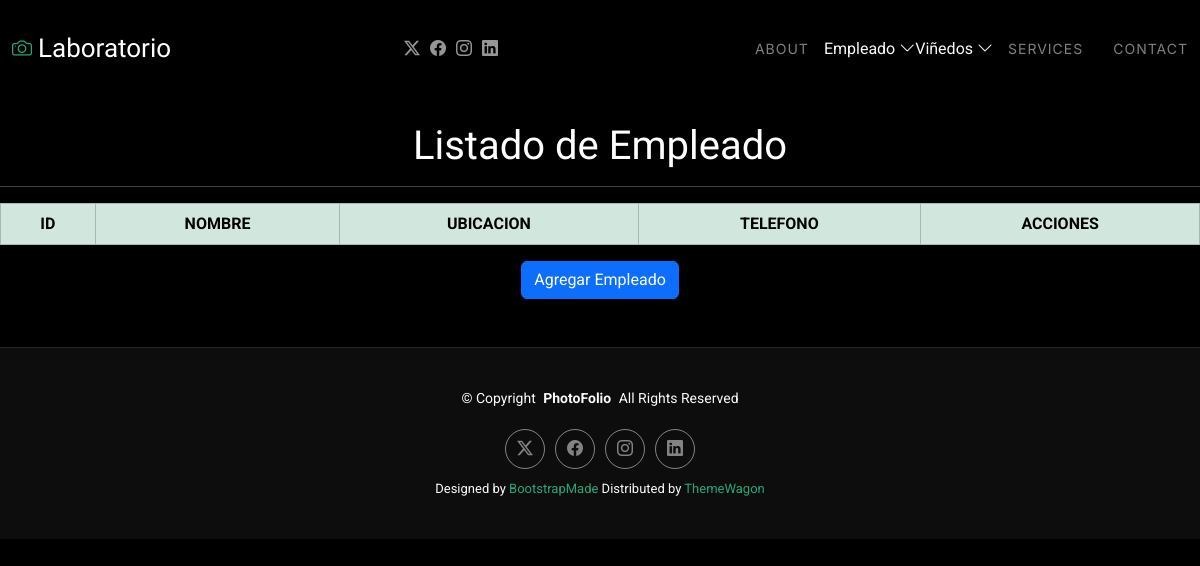
Page /inicioem on the earlier database version.
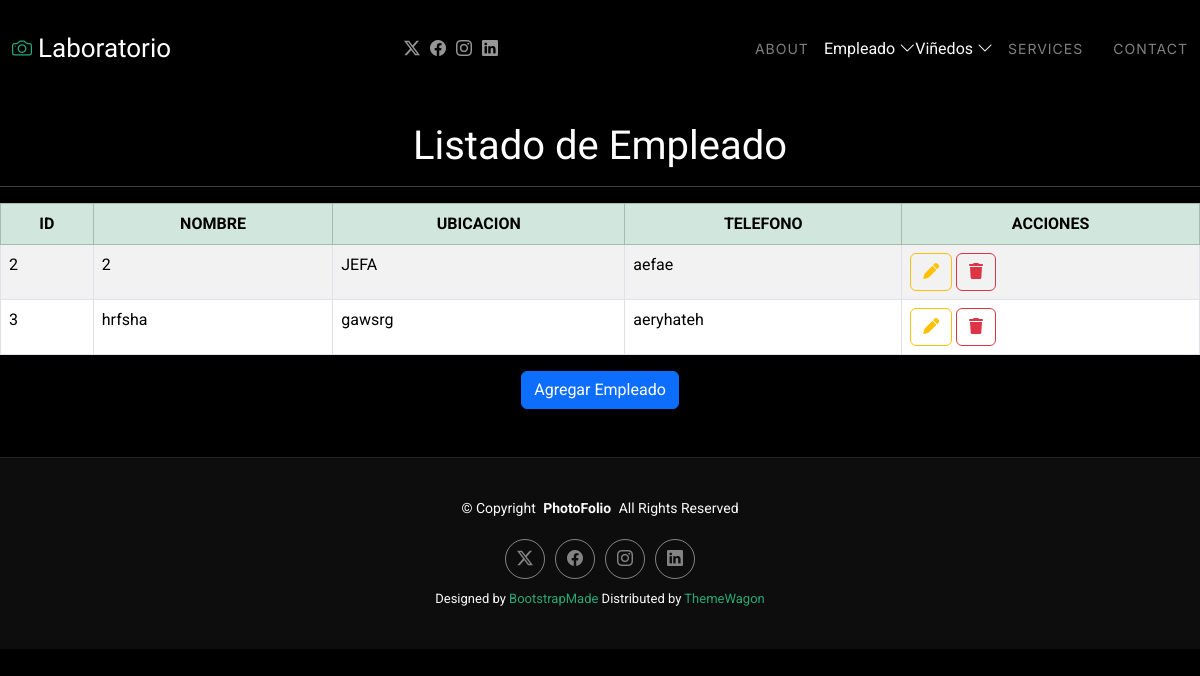
Same page on the later database version.
### Aplicaciones/Empleado/models.py (models this page shows, shortened)
class Empleado(models.Model):
    id = models.AutoField(primary_key=True)
    nombre = models.CharField(max_length=100)
    ubicacion = models.CharField(max_length=200)
    telefono = models.CharField(max_length=20)

### Aplicaciones/Empleado/views.py (the view)
# urls.py: path('inicioem',views.inicio,name='inicioem'),
def inicio(request):
    listadoEmpleado=Empleado.objects.all()
    return render(request,"inicioem.html",{'empleado':listadoEmpleado})

### Aplicaciones/Empleado/templates/inicioem.html (shortened to what this page needs)
{% extends 'plantilla.html' %}
{% load static %}
{% block body %}
<br>
<h1 class="text-center">Listado de Empleado</h1>
<hr>
<table class="table table-bordered table-striped table-hover ">
    <thead>
        <tr class="table-success text-center">
            <th>ID</th>
            <th>NOMBRE</th>
            <th>UBICACION</th>
            <th>TELEFONO</th>
            <th>ACCIONES</th>
        </tr>
    </thead>
    <tbody>
        {% for empleadoTemporal in empleado %}
            <tr>
                <td>{{empleadoTemporal.id}}</td>
                <td>{{empleadoTemporal.nombre}}</td>
                <td>{{empleadoTemporal.ubicacion}}</td>
                <td>{{empleadoTemporal.telefono}}</td>
                <td>
                    <a href="editarEmpleado/{{empleadoTemporal.id}}" class="btn btn-outline-warning">
                        <i class="fa fa-pen"></i>
                    </a>
                    <a href="#" class="btn btn-outline-danger" onclick="confirmarEliminacion('{{empleadoTemporal.id}}')">
                        <i class="fa fa-trash"></i>
                    </a>
                </td>
            </tr>
        {% endfor %}
    </tbody>
</table>
<div class="text-center ">
    <a href="nuevoEmpleado" class="btn btn-primary " >
        Agregar Empleado
    </a>
</div>
<br>
<br>
{% endblock %}

### Aplicaciones/templates/plantilla.html (shortened to what this page needs)
{% load static %}
<!DOCTYPE html>
<html lang="en">
<head>
  <link href="{% static 'plantilla/Pho/assets/vendor/bootstrap/css/bootstrap.min.css'%}" rel="stylesheet">
  <link href="{% static 'plantilla/Pho/assets/vendor/bootstrap-icons/bootstrap-icons.css'%}" rel="stylesheet">
  <link href="{% static 'plantilla/Pho/assets/vendor/aos/aos.css'%}" rel="stylesheet">
  <link href="{% static 'plantilla/Pho/assets/vendor/glightbox/css/glightbox.min.css'%}" rel="stylesheet">
  <link href="{% static 'plantilla/Pho/assets/vendor/swiper/swiper-bundle.min.css'%}" rel="stylesheet">
  <link href="{% static 'plantilla/Pho/assets/css/main.css'%}" rel="stylesheet">
  <link rel="stylesheet" href="https://cdnjs.cloudflare.com/ajax/libs/font-awesome/6.7.2/css/all.min.css" />
</head>
<body class="index-page">
  <header id="header" class="header d-flex align-items-center sticky-top">
    <div class="container-fluid position-relative d-flex align-items-center justify-content-between">
      <a href="index.html" class="logo d-flex align-items-center me-auto me-xl-0">
        <i class="bi bi-camera"></i>
        <h1 class="sitename">Laboratorio</h1>
      </a>
      <nav id="navmenu" class="navmenu">
        <ul>
          <li><a href="about.html">About</a></li>
          <li class="dropdown"><span>Empleado</span> <i class="bi bi-chevron-down toggle-dropdown"></i></a>
          </li>
          <li class="dropdown"><span>Viñedos</span> <i class="bi bi-chevron-down toggle-dropdown"></i></a>
          </li>
          <li><a href="services.html">Services</a></li>
          <li><a href="contact.html">Contact</a></li>
        </ul>
      </nav>
      <div class="header-social-links">
        <a href="#" class="twitter"><i class="bi bi-twitter-x"></i></a>
        <a href="#" class="facebook"><i class="bi bi-facebook"></i></a>
        <a href="#" class="instagram"><i class="bi bi-instagram"></i></a>
        <a href="#" class="linkedin"><i class="bi bi-linkedin"></i></a>
      </div>
    </div>
  </header>
{% block body %}
{% endblock %}
<footer id="footer" class="footer">
  <div class="container">
    <div class="copyright text-center ">
      <p>© <span>Copyright</span> <strong class="px-1 sitename">PhotoFolio</strong> <span>All Rights Reserved</span></p>
    </div>
    <div class="social-links d-flex justify-content-center">
      <a href=""><i class="bi bi-twitter-x"></i></a>
      <a href=""><i class="bi bi-facebook"></i></a>
      <a href=""><i class="bi bi-instagram"></i></a>
      <a href=""><i class="bi bi-linkedin"></i></a>
    </div>
    <div class="credits">
      Designed by <a href="https://bootstrapmade.com/">BootstrapMade</a> Distributed by <a href="https://themewagon.com">ThemeWagon</a>
    </div>
  </div>
</footer>
</body>
</html>

### laboratorio/static/plantilla/Pho/assets/css/main.css (style rules this page uses)
:root { --default-font: "Roboto", system-ui, -apple-system, "Segoe UI", Roboto, "Helvetica Neue", Arial, "Noto Sans", "Liberation Sans", sans-serif, "Apple Color Emoji", "Segoe UI Emoji", "Segoe UI Symbol", "Noto Color Emoji"; --heading-font: "Cardo", sans-serif; --nav-font: "Inter", sans-serif; }
:root { --background-color: #000000; --default-color: #fafafa; --heading-color: #ffffff; --accent-color: #27a776; --surface-color: #1a1a1a; --contrast-color: #ffffff; }
:root { --nav-color: rgba(255, 255, 255, 0.5); --nav-hover-color: #ffffff; --nav-mobile-background-color: #1a1a1a; --nav-dropdown-background-color: #1a1a1a; --nav-dropdown-color: rgba(255, 255, 255, 0.5); --nav-dropdown-hover-color: #ffffff; }
:root { scroll-behavior: smooth; }
body { color: var(--default-color); background-color: var(--background-color); font-family: var(--default-font); }
a { color: var(--accent-color); text-decoration: none; transition: 0.3s; }
h1, h2, h3, h4, h5, h6 { color: var(--heading-color); font-family: var(--heading-font); }
.header { color: var(--default-color); background-color: var(--background-color); padding: 20px 0; transition: all 0.5s; z-index: 997; border-bottom: 1px solid var(--background-color); }
.header .logo { line-height: 1; }
.header .logo h1 { font-size: 32px; margin: 0; font-weight: 400; color: var(--heading-color); }
.header .logo i { font-size: 28px; margin-right: 6px; }
.header .header-social-links { padding-right: 15px; }
.header .header-social-links a { color: color-mix(in srgb, var(--default-color), transparent 40%); padding-left: 6px; display: inline-block; transition: 0.3s; font-size: 16px; }
.header .header-social-links a i { line-height: 0px; }
@media (max-width: 1200px) { .header .logo { order: 1; } }
@media (max-width: 1200px) { .header .logo h1 { font-size: 26px; } }
@media (max-width: 1200px) { .header .logo i { font-size: 20px; } }
@media (max-width: 1200px) { .header .header-social-links { order: 2; } }
@media (max-width: 1200px) { .header .header-social-links a { font-size: 16px; } }
@media (max-width: 1200px) { .header .navmenu { order: 3; } }
@media (min-width: 1200px) { .navmenu { padding: 0; } }
@media (min-width: 1200px) { .navmenu ul { margin: 0; padding: 0; display: flex; list-style: none; align-items: center; } }
@media (min-width: 1200px) { .navmenu li { position: relative; } }
@media (min-width: 1200px) { .navmenu a, .navmenu a:focus { color: var(--nav-color); padding: 18px 15px; font-size: 14px; font-family: var(--nav-font); font-weight: 400; display: flex; align-items: center; justify-content: space-between; white-space: nowrap; transition: 0.3s; text-transform: uppercase; letter-spacing: 1px; } }
@media (min-width: 1200px) { .navmenu li:last-child a { padding-right: 0; } }
.footer { --background-color: color-mix(in srgb, var(--default-color), transparent 95%); border-top: 1px solid color-mix(in srgb, var(--default-color), transparent 90%); color: var(--default-color); background-color: var(--background-color); font-size: 14px; padding: 40px 0; position: relative; }
.footer .copyright p { margin-bottom: 0; }
.footer .social-links { margin-top: 20px; }
.footer .social-links a { display: flex; align-items: center; justify-content: center; width: 40px; height: 40px; border-radius: 50%; border: 1px solid color-mix(in srgb, var(--default-color), transparent 50%); font-size: 16px; color: color-mix(in srgb, var(--default-color), transparent 50%); margin: 0 5px; transition: 0.3s; }
.footer .credits { margin-top: 10px; font-size: 13px; text-align: center; }

Differences in the rows shown:
added Empleado: id "2", nombre "2", ubicacion "JEFA", telefono "aefae"
added Empleado: id "3", nombre "hrfsha", ubicacion "gawsrg", telefono "aeryhateh"
